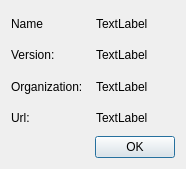
<?xml version="1.0" encoding="UTF-8"?>
<ui version="4.0">
 <class>AboutDialog</class>
 <widget class="QDialog" name="AboutDialog">
  <property name="geometry">
   <rect>
    <x>0</x>
    <y>0</y>
    <width>186</width>
    <height>169</height>
   </rect>
  </property>
  <property name="windowTitle">
   <string>Dialog</string>
  </property>
  <layout class="QVBoxLayout" name="verticalLayout">
   <item>
    <layout class="QGridLayout" name="gridLayout_2">
     <item row="0" column="0">
      <widget class="QLabel" name="label_5">
       <property name="text">
        <string>Name</string>
       </property>
      </widget>
     </item>
     <item row="2" column="0">
      <widget class="QLabel" name="label_3">
       <property name="text">
        <string>Organization:</string>
       </property>
      </widget>
     </item>
     <item row="1" column="1">
      <widget class="QLabel" name="lblVersion">
       <property name="text">
        <string>TextLabel</string>
       </property>
      </widget>
     </item>
     <item row="3" column="0">
      <widget class="QLabel" name="label_4">
       <property name="text">
        <string>Url:</string>
       </property>
      </widget>
     </item>
     <item row="2" column="1">
      <widget class="QLabel" name="lblOrganization">
       <property name="text">
        <string>TextLabel</string>
       </property>
      </widget>
     </item>
     <item row="1" column="0">
      <widget class="QLabel" name="label_2">
       <property name="text">
        <string>Version:</string>
       </property>
      </widget>
     </item>
     <item row="0" column="1">
      <widget class="QLabel" name="lblName">
       <property name="text">
        <string>TextLabel</string>
       </property>
      </widget>
     </item>
     <item row="3" column="1">
      <widget class="QLabel" name="lblUrl">
       <property name="text">
        <string>TextLabel</string>
       </property>
      </widget>
     </item>
    </layout>
   </item>
   <item>
    <widget class="QDialogButtonBox" name="buttonBox">
     <property name="orientation">
      <enum>Qt::Horizontal</enum>
     </property>
     <property name="standardButtons">
      <set>QDialogButtonBox::Ok</set>
     </property>
    </widget>
   </item>
  </layout>
 </widget>
 <resources/>
 <connections>
  <connection>
   <sender>buttonBox</sender>
   <signal>accepted()</signal>
   <receiver>AboutDialog</receiver>
   <slot>accept()</slot>
   <hints>
    <hint type="sourcelabel">
     <x>248</x>
     <y>254</y>
    </hint>
    <hint type="destinationlabel">
     <x>157</x>
     <y>274</y>
    </hint>
   </hints>
  </connection>
  <connection>
   <sender>buttonBox</sender>
   <signal>rejected()</signal>
   <receiver>AboutDialog</receiver>
   <slot>reject()</slot>
   <hints>
    <hint type="sourcelabel">
     <x>316</x>
     <y>260</y>
    </hint>
    <hint type="destinationlabel">
     <x>286</x>
     <y>274</y>
    </hint>
   </hints>
  </connection>
 </connections>
</ui>
